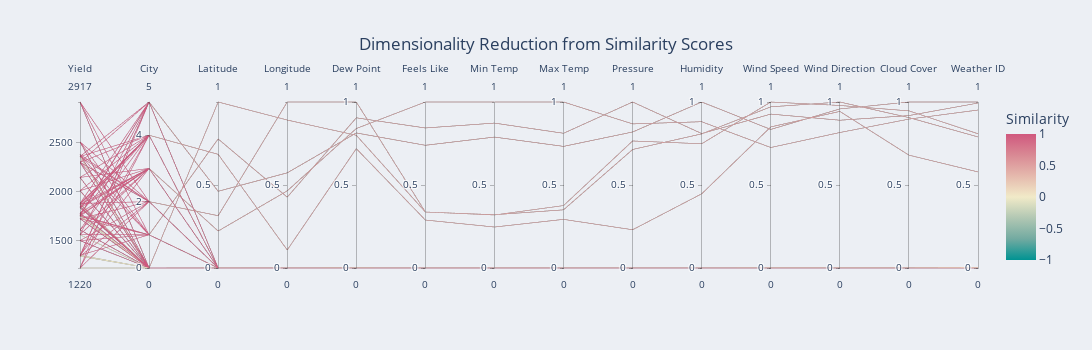

Write notebook code for a chart like this one.
### Code cell
import pandas as pd 
import plotly.graph_objects as go
import plotly.express as px
from plotly.subplots import make_subplots
from sklearn.preprocessing import MinMaxScaler
import numpy as np
df = pd.read_csv('../../data/pecan/sim_score_and_yield_05_23_24.csv')

# Rename columns
df = df.rename(columns={
    'city_names': 'City',
    'yield': 'Yield',
    'lat_sim': 'Latitude',
    'lon_sim': 'Longitude',
    'dew_point_sim': 'Dew Point',
    'feels_like_sim': 'Feels Like',
    'temp_min_sim': 'Min Temp',
    'temp_max_sim': 'Max Temp',
    'pressure_sim': 'Pressure',
    'humidity_sim': 'Humidity',
    'wind_speed_sim': 'Wind Speed',
    'wind_deg_sim': 'Wind Direction',
    'clouds_all_sim': 'Cloud Cover',
    'weather_id_sim': 'Weather ID',
    'Similarity Type': 'Similarity'
}) 
yield_df = df['Yield']
df = df.drop(['Unnamed: 0', 'Yield'], axis=1)

# Display the columns
print(df.columns)

# Replace inf values with NaN and drop NaNs
df.replace([np.inf, -np.inf], np.nan, inplace=True)
df.dropna(inplace=True)

codes, uniques = pd.factorize(df['Similarity'])
df['Similarity'] = codes
codes, uniques = pd.factorize(df['City'])
df['City'] = codes
city_df  = df['City']
df = df.drop('City', axis=1)

print(df.dtypes)
# Normalize the data
scaler = MinMaxScaler()
numerical_cols = df.select_dtypes(include=['number']).columns
df[numerical_cols] = scaler.fit_transform(df[numerical_cols])
print(df.dtypes)

df = pd.concat([df, city_df, yield_df], axis=1)
# Display the shape of the dataframe
print(df.shape)

# Configure the dimensions for the parallel coordinates plot
dimensions = ['Yield','City', 'Latitude', 'Longitude', 'Dew Point',
       'Feels Like', 'Min Temp', 'Max Temp',
       'Pressure', 'Humidity', 'Wind Speed', 'Wind Direction', 'Cloud Cover',
       'Weather ID']
df.head()


# Create the parallel coordinates plot
fig = px.parallel_coordinates(df,dimensions=dimensions, 
                            color='Similarity',
                            title="Dimensionality Reduction from Similarity Scores",
                            color_continuous_midpoint=0,
                            color_continuous_scale=px.colors.diverging.Tealrose
                            )

fig.update_layout(paper_bgcolor='#eceff4',
 width=1150, height=350
 )
fig.update_layout(title_x=0.5) 
# fig.write_html('../../data/pecan/parallel_coordinates/sim_reduction_graph.html')

fig.show()

### Figure 1 — Plotly figure (JSON) as saved in the notebook; plotly's stock layout.template omitted (floating-point values rounded to 4 significant figures; data arrays with more than 128 entries replaced by an {"elided": "..."} marker saying what was removed)
{"data": [{"dimensions": [{"label": "Yield", "values": {"elided": "462 int values"}}, {"label": "City", "values": {"elided": "462 int values"}}, {"label": "Latitude", "values": {"elided": "462 float values"}}, {"label": "Longitude", "values": {"elided": "462 float values"}}, {"label": "Dew Point", "values": {"elided": "462 float values"}}, {"label": "Feels Like", "values": {"elided": "462 float values"}}, {"label": "Min Temp", "values": {"elided": "462 float values"}}, {"label": "Max Temp", "values": {"elided": "462 float values"}}, {"label": "Pressure", "values": {"elided": "462 float values"}}, {"label": "Humidity", "values": {"elided": "462 float values"}}, {"label": "Wind Speed", "values": {"elided": "462 float values"}}, {"label": "Wind Direction", "values": {"elided": "462 float values"}}, {"label": "Cloud Cover", "values": {"elided": "462 float values"}}, {"label": "Weather ID", "values": {"elided": "462 float values"}}], "domain": {"x": [0, 1], "y": [0, 1]}, "line": {"color": {"elided": "462 float values"}, "coloraxis": "coloraxis"}, "name": "", "type": "parcoords"}], "layout": {"coloraxis": {"cmid": 0, "colorbar": {"title": {"text": "Similarity"}}, "colorscale": [[0, "rgb(0, 147, 146)"], [0.1667, "rgb(114, 170, 161)"], [0.3333, "rgb(177, 199, 179)"], [0.5, "rgb(241, 234, 200)"], [0.6667, "rgb(229, 185, 173)"], [0.8333, "rgb(217, 137, 148)"], [1, "rgb(208, 88, 126)"]]}, "height": 350, "legend": {"tracegroupgap": 0}, "paper_bgcolor": "#eceff4", "title": {"text": "Dimensionality Reduction from Similarity Scores", "x": 0.5}, "width": 1150}}
